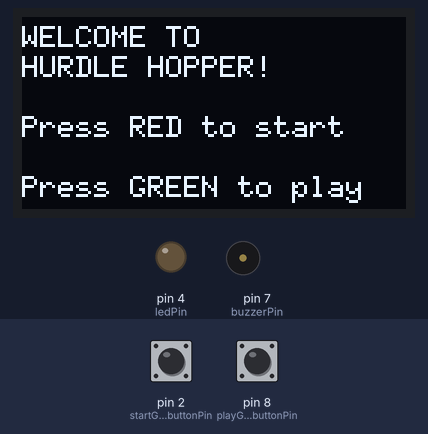
This sketch was run on a simulated Arduino Uno, built with avr-gcc and run on an emulated ATmega328P. On the bench: 128×64 one-colour display, output pins drawn as LEDs (lit = HIGH), buzzer (waves = sounding). Inputs (shaded band) come from the test bench; at power-on: pin 2 (startGamebuttonPin) HIGH, pin 8 (playGamebuttonPin) HIGH.

Above: at 1.2 s.
1.3 s: pin 2 (startGamebuttonPin) pulled LOW for 0.15 s
At 1.65 s:
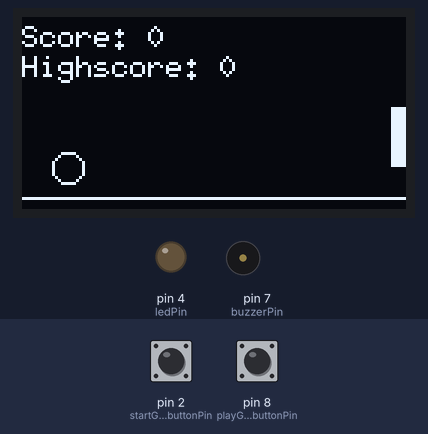
3.4 s: pin 8 (playGamebuttonPin) pulled LOW for 0.15 s
At 3.41 s:
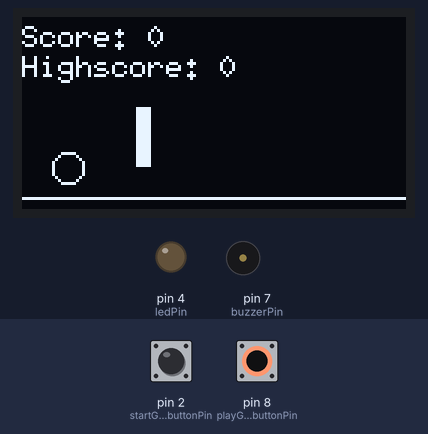
6.5 s: pin 2 (startGamebuttonPin) pulled LOW for 1 s
At 7.6 s:
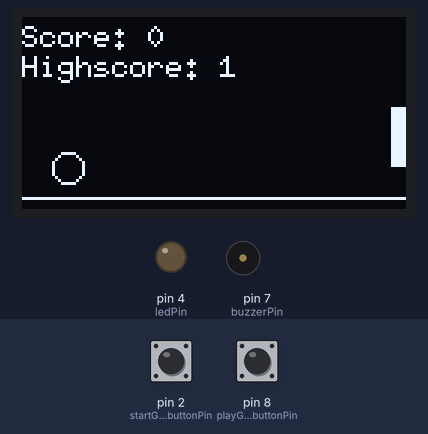
9.0 s: pin 8 (playGamebuttonPin) pulled LOW for 1 s
At 9.15 s:
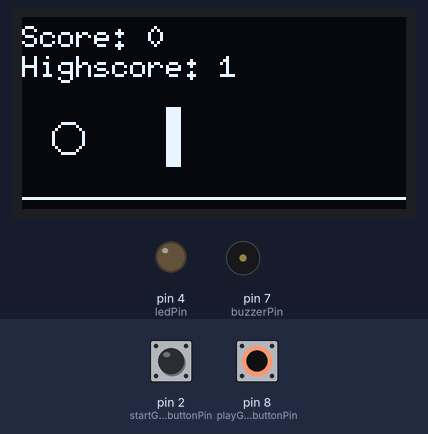
Timing chart, 0 to 12.5 s (numbered marks = the images above; inputs shaded):
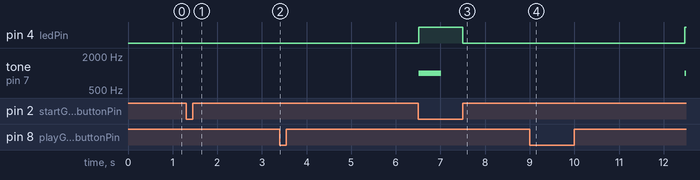

Measured:
- after the input at 1.3 s, the display: changes after 0.30 s (image 1)
- after the input at 3.4 s, pin 4 (ledPin): stays LOW (without the input it goes to HIGH after 0.32 s); tone on pin 7 (buzzerPin): stays silent (without the input it goes to 1000 Hz after 0.32 s)
- after the input at 9.0 s, pin 4 (ledPin): LOW → HIGH after 3.5 s instead of 0.68 s

The sketch:

game_tillampad_programmering.ino
```cpp
/*
Name: Hurdle Hopper
Author: Hampus Bengtsson
Date: 2025-02-07
Description: Hurdle Hopper is a fun and interactive game where a ball jumps over obstacles. The game has a menu and two different buttons. The red one starts the game, and you play with the green button. Your score increases every time you successfully jump over an obstacle. The highest score will be saved as the high score. When hitting an obstacle, the LED will turn red, and a piezo will make a sound. You will also go back to the menu to start the game again.
*/

// Include libraries
#include <U8g2lib.h>
#include <Wire.h>

// Initialize the OLED display and I2C communication
U8G2_SSD1306_128X64_NONAME_F_HW_I2C u8g2(U8G2_R0, U8X8_PIN_NONE);

// Init hardware
const int startGamebuttonPin = 2; // Button to start the game
const int playGamebuttonPin = 8;  // Button to make the character jump
const int buzzerPin = 7;
const int ledPin = 4;
const int gravity = 1; // Gravity effect on the ball
const int jumpStrength = 10; // Strength of the jump
const int groundY = 50; // Ground level position
const int obstacleWidth = 5; // Width of the obstacles

// Define game variables
int ballY = groundY; // Ball's Y position
int ballSpeed = 0;
int obstacleX = 128; // Obstacle position
int score = 0;
int highScore = 0;
bool isJumping = false; // Track if the ball is jumping
bool inMenu = true; // Track if the game is in the menu
bool gameStarted = false; // Track if the game has started

/**
 * @brief Initializes hardware components and the OLED display.
 */
void setup() {
  // Set button and pin modes
  pinMode(startGamebuttonPin, INPUT_PULLUP);
  pinMode(playGamebuttonPin, INPUT_PULLUP);
  pinMode(buzzerPin, OUTPUT);
  pinMode(ledPin, OUTPUT);
  u8g2.begin(); // Initialize the OLED display
}

/**
 * @brief Main game loop that handles menu navigation, game logic, and rendering.
 */
void loop() {
  if (inMenu) {
    showMenu(); // Display the main menu

    // Start the game when the start button is pressed
    if (digitalRead(startGamebuttonPin) == LOW) {
      delay(200);
      while (digitalRead(startGamebuttonPin) == LOW); // Wait for button release
      inMenu = false;
      resetGame(); // Reset game state before starting
    }
  } else {
    // Jump logic for the play button
    if (digitalRead(playGamebuttonPin) == LOW && ballY == groundY) {
      isJumping = true;
      ballSpeed = -jumpStrength;
    }

    updateGame(); // Update game mechanics
    drawGame(); // Draw the game elements
    delay(50);
  }
}

/**
 * @brief Resets all game variables to their initial state for a new game.
 */
void resetGame() {
  ballY = groundY;
  ballSpeed = 0;
  obstacleX = 128;
  score = 0;
  isJumping = false;
  gameStarted = false;
  digitalWrite(ledPin, LOW);
  noTone(buzzerPin);
}

/**
 * @brief Updates the game mechanics, including gravity, jumping, and collision detection.
 */
void updateGame() {
  // Gravity and jumping logic
  ballY += ballSpeed; // Apply vertical movement
  ballSpeed += gravity; // Apply gravity
  if (ballY > groundY) {
    ballY = groundY; // Keep the ball on the ground
    ballSpeed = 0;
    isJumping = false;
  }

  // Obstacle movement and score tracking
  obstacleX -= 5;
  if (obstacleX < -obstacleWidth) {
    obstacleX = 128;
    score++;
    highScore = max(score, highScore); // Update high score
  }

  // Check for collision with obstacles
  if (obstacleX < 20 && obstacleX + obstacleWidth > 10 && ballY >= groundY - 10) {
    digitalWrite(ledPin, HIGH); // Turn LED red on collision
    tone(buzzerPin, 1000, 500); // Play collision sound
    inMenu = true; // Return to the menu after collision
  }
}

/**
 * @brief Renders the game elements on the OLED display.
 */
void drawGame() {
  u8g2.clearBuffer();
  u8g2.drawLine(0, groundY + 10, 128, groundY + 10); // Draw the ground line
  u8g2.drawCircle(15, ballY, 5, U8G2_DRAW_ALL);       // Draw the ball
  u8g2.drawBox(obstacleX, groundY - 20, obstacleWidth, 20); // Draw the obstacles

  // Display the current score and high score
  u8g2.setFont(u8g2_font_6x10_tf);
  u8g2.setCursor(0, 10);
  u8g2.print("Score: ");
  u8g2.print(score);
  u8g2.setCursor(0, 20);
  u8g2.print("Highscore: ");
  u8g2.print(highScore);

  u8g2.sendBuffer(); // Update the display
}

/**
 * @brief Displays the game menu with instructions on the OLED screen.
 */
void showMenu() {
  u8g2.clearBuffer();
  u8g2.setFont(u8g2_font_6x10_tf);
  u8g2.setCursor(0, 10);
  u8g2.print("WELCOME TO ");
  u8g2.setCursor(0, 20);
  u8g2.print("HURDLE HOPPER!");
  u8g2.setCursor(0, 40);
  u8g2.print("Press RED to start");
  u8g2.setCursor(0, 60);
  u8g2.print("Press GREEN to play");
  u8g2.sendBuffer();
}
```
